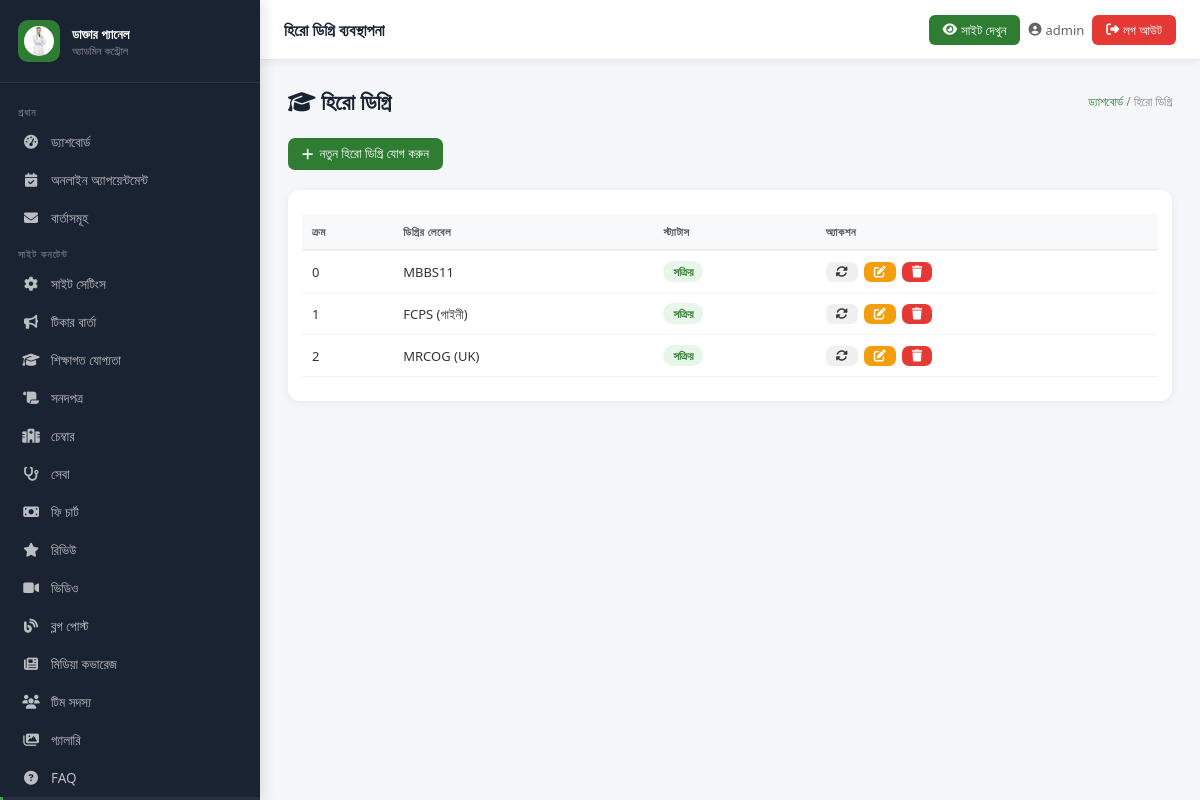
The page /admin-panel/hero-degrees/ (signed in) on the database its author committed.
### core/models.py (models this page shows, shortened)
class SiteSettings(models.Model):
    doctor_name = models.CharField(max_length=200, default='ডাঃ সানজিদা ইসলাম চৌধুরী')
    doctor_name_en = models.CharField(max_length=200, default='Dr. Sanjida Islam Chowdhury')
    specialty = models.CharField(max_length=200, default='গাইনী ও প্রসূতি বিশেষজ্ঞ')
    degrees = models.CharField(max_length=300, default='MBBS · FCPS · MRCOG (UK)')
    short_bio = models.TextField(verbose_name="সংক্ষিপ্ত পরিচয়", default="")
    detailed_bio = models.TextField(verbose_name="বিস্তারিত পরিচয়", default="")
    phone = models.CharField(max_length=20, default='০১৮১১-২২৩৩৪৪')
    phone_raw = models.CharField(max_length=20, default='+8801811223344')
    whatsapp = models.CharField(max_length=20, default='+8801811223344')
    email = models.EmailField(default='dr.sanjida@example.com')
    facebook_url = models.URLField(blank=True, default='https://facebook.com/dr.sanjida.bd')
    youtube_url = models.URLField(blank=True)
    profile_photo = models.ImageField(upload_to='doctor/', blank=True, null=True)
    profile_photo_url = models.URLField(blank=True, default='https://cdn.sasthyaseba.com/doctors/7410/xoWEh5iyzT9wpngIPNnKbQQiN5AnbUCE8y2hJYpv/dr-sanjida-hossain.jpg')
    years_experience = models.IntegerField(default=22)
    successful_deliveries = models.IntegerField(default=8000)
    google_rating = models.DecimalField(max_digits=3, decimal_places=1, default=4.8)
    google_review_count = models.IntegerField(default=650)
    research_papers = models.IntegerField(default=18)
    booking_fee = models.IntegerField(default=300)
    bkash_number = models.CharField(max_length=20, default='০১৮১১-২২৩৩৪৪')
    nagad_number = models.CharField(max_length=20, default='০১৮১১-২২৩৩৪৪')
    rocket_number = models.CharField(max_length=25, default='০১৮১১২২৩৩৪৪৭')
    map_embed_url = models.TextField(default='', blank=True)
    maps_link = models.URLField(blank=True, default='https://maps.google.com/?q=মিরপুর+ঢাকা')
    meta_title = models.CharField(max_length=200, default='ডাঃ সানজিদা ইসলাম চৌধুরী | গাইনী ও প্রসূতি বিশেষজ্ঞ')
    meta_description = models.TextField(blank=True, default='')
    class Meta:
        verbose_name = 'সাইট সেটিংস'
        verbose_name_plural = 'সাইট সেটিংস'
    def get_profile_photo(self):
        if self.profile_photo:
            return self.profile_photo.url
        return self.profile_photo_url

class HeroDegree(models.Model):
    label = models.CharField(max_length=100)
    is_active = models.BooleanField(default=True)
    order = models.IntegerField(default=0)
    class Meta:
        ordering = ['order']

### core/admin_views.py (the view, shortened to what this page needs)
# urls.py: path('hero-degrees/', av.manage_hero_degrees, name='admin_hero_degrees'),
@login_required(login_url='/admin-panel/login/')
def manage_hero_degrees(request):
    items = HeroDegree.objects.all().order_by('order')
    return render(request, 'admin_panel/hero_degrees.html', {'items': items})

### core/context_processors.py (called while the page is built)
def site_settings(request):
    try:
        settings = SiteSettings.objects.first()
        if not settings:
            settings = SiteSettings()
    except Exception:
        settings = SiteSettings()
    return {'site': settings}

### templates/admin_panel/hero_degrees.html (shortened to what this page needs)
{% extends "admin_panel/base_admin.html" %}
{% block page_title %}হিরো ডিগ্রি ব্যবস্থাপনা{% endblock %}
{% block content %}
<div class="page-header">
    <h1><i class="fas fa-graduation-cap"></i> হিরো ডিগ্রি</h1>
    <div class="breadcrumb">
        <a href="{% url 'admin_dashboard' %}">ড্যাশবোর্ড</a> / হিরো ডিগ্রি
    </div>
</div>
<div style="margin-bottom: 20px;">
    <button class="btn btn-primary" onclick="openModal('addModal')">
        <i class="fas fa-plus"></i> নতুন হিরো ডিগ্রি যোগ করুন
    </button>
</div>
<div class="card">
    <div class="table-responsive">
        <table class="tbl">
            <thead>
                <tr>
                    <th>ক্রম</th>
                    <th>ডিগ্রির লেবেল</th>
                    <th>স্ট্যাটাস</th>
                    <th>অ্যাকশন</th>
                </tr>
            </thead>
            <tbody>
                {% for item in items %}
                <tr>
                    <td>{{ item.order }}</td>
                    <td>{{ item.label }}</td>
                    <td>
                        {% if item.is_active %}
                            <span class="badge badge-success">সক্রিয়</span>
                        {% else %}
                            <span class="badge badge-danger">নিষ্ক্রিয়</span>
                        {% endif %}
                    </td>
                    <td>
                        <div class="action-buttons">
                            <form method="POST" style="display:inline;">
                                <button type="submit" class="btn btn-sm btn-secondary" title="স্ট্যাটাস পরিবর্তন">
                                    <i class="fas fa-sync-alt"></i>
                                </button>
                            </form>
                            <button class="btn btn-sm btn-warning" onclick='openEditModal({{ item.pk|safe }}, "{{ item.label|escapejs }}", {{ item.order }}, {{ item.is_active|yesno:"true,false" }})'>
                                <i class="fas fa-edit"></i>
                            </button>
                            <button class="btn btn-sm btn-danger" onclick="confirmDelete({{ item.pk }})">
                                <i class="fas fa-trash"></i>
                            </button>
                        </div>
                    </td>
                </tr>
                {% endfor %}
            </tbody>
        </table>
    </div>
</div>
{% endblock %}

### templates/admin_panel/base_admin.html (shortened to what this page needs)
<!DOCTYPE html>
<html lang="bn">
<head>
  <link rel="stylesheet" href="https://cdnjs.cloudflare.com/ajax/libs/font-awesome/6.5.0/css/all.min.css">
  {% load static %}
</head>
<body>
<aside class="sidebar" id="sidebar">
  <div class="sidebar__brand">
    <div class="sidebar__brand-icon"><img src="{{ site.get_profile_photo }}" height="30" width="30" alt="{{ site.doctor_name }}" style="border-radius:50%; object-fit:cover;" /></div>
    <div class="sidebar__brand-text">
      <h3>ডাক্তার প্যানেল</h3>
      <p>অ্যাডমিন কন্ট্রোল</p>
    </div>
  </div>
  <nav class="sidebar__nav">
    <div class="nav-section-label">প্রধান</div>
    <a href="{% url 'admin_dashboard' %}" class="sidebar__link {% block nav_dashboard %}{% endblock %}"><i class="fas fa-tachometer-alt"></i> ড্যাশবোর্ড</a>
    <a href="{% url 'admin_appointments' %}" class="sidebar__link {% block nav_appointments %}{% endblock %}"><i class="fas fa-calendar-check"></i>অনলাইন অ্যাপয়েন্টমেন্ট</a>
    <a href="{% url 'admin_messages' %}" class="sidebar__link {% block nav_messages %}{% endblock %}"><i class="fas fa-envelope"></i> বার্তাসমূহ</a>
    <div class="nav-section-label">সাইট কনটেন্ট</div>
    <a href="{% url 'admin_site_settings' %}" class="sidebar__link {% block nav_settings %}{% endblock %}"><i class="fas fa-cog"></i> সাইট সেটিংস</a>
    <a href="{% url 'admin_tickers' %}" class="sidebar__link {% block nav_tickers %}{% endblock %}"><i class="fas fa-bullhorn"></i> টিকার বার্তা</a>
    <a href="{% url 'admin_qualifications' %}" class="sidebar__link {% block nav_qualifications %}{% endblock %}"><i class="fas fa-graduation-cap"></i> শিক্ষাগত যোগ্যতা</a>
    <a href="{% url 'admin_certificates' %}" class="sidebar__link {% block nav_certificates %}{% endblock %}"><i class="fas fa-scroll"></i> সনদপত্র</a>
    <a href="{% url 'admin_chambers' %}" class="sidebar__link {% block nav_chambers %}{% endblock %}"><i class="fas fa-hospital-alt"></i> চেম্বার</a>
    <a href="{% url 'admin_services' %}" class="sidebar__link {% block nav_services %}{% endblock %}"><i class="fas fa-stethoscope"></i> সেবা</a>
    <a href="{% url 'admin_fees' %}" class="sidebar__link {% block nav_fees %}{% endblock %}"><i class="fas fa-money-bill"></i> ফি চার্ট</a>
    <a href="{% url 'admin_reviews' %}" class="sidebar__link {% block nav_reviews %}{% endblock %}"><i class="fas fa-star"></i> রিভিউ</a>
    <a href="{% url 'admin_videos' %}" class="sidebar__link {% block nav_videos %}{% endblock %}"><i class="fas fa-video"></i> ভিডিও</a>
    <a href="{% url 'admin_blogs' %}" class="sidebar__link {% block nav_blogs %}{% endblock %}"><i class="fas fa-blog"></i> ব্লগ পোস্ট</a>
    <a href="{% url 'admin_media' %}" class="sidebar__link {% block nav_media %}{% endblock %}"><i class="fas fa-newspaper"></i> মিডিয়া কভারেজ</a>
    <a href="{% url 'admin_team' %}" class="sidebar__link {% block nav_team %}{% endblock %}"><i class="fas fa-users"></i> টিম সদস্য</a>
    <a href="{% url 'admin_gallery' %}" class="sidebar__link ">
    <i class="fas fa-images"></i> গ্যালারি
</a>
    <a href="{% url 'admin_faqs' %}" class="sidebar__link {% block nav_faqs %}{% endblock %}"><i class="fas fa-question-circle"></i> FAQ</a>
  </nav>
</aside>
<div class="topbar">
  <div style="display:flex; align-items:center; gap:8px;">
    <span class="topbar__title">{% block page_title %}ড্যাশবোর্ড{% endblock %}</span>
  </div>
  <div class="topbar__right">
    <a href="/" target="_blank" class="view-site-btn"><i class="fas fa-eye"></i> <span class="hide-xs">সাইট দেখুন</span></a>
    <span class="topbar__user"><i class="fas fa-user-circle"></i> <span class="hide-sm">{{ request.user.username }}</span></span>
    <a href="{% url 'admin_logout' %}" class="topbar__logout"><i class="fas fa-sign-out-alt"></i> <span class="hide-xs">লগ আউট</span></a>
  </div>
</div>
<main class="main-content">
  {% block content %}{% endblock %}
</main>
</body>
</html>

### rows shown on the page
SiteSettings: get_profile_photo (picture)
HeroDegree: order "0", label "MBBS11", is_active "সক্রিয়"
HeroDegree: order "1", label "FCPS (গাইনী)", is_active "সক্রিয়"
HeroDegree: order "2", label "MRCOG (UK)", is_active "সক্রিয়"

### other values the page prints
{{ request.user.username }} "admin"
